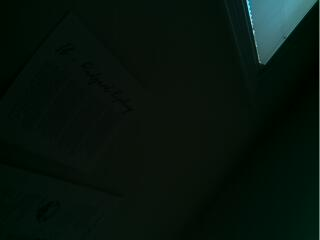
#> input picture scripts/pictures/hello_image_first.jpeg, 320 x 240 px
$ python image_set_statistics.py pictures/hello_image_first.jpeg
#> lines starting #> are read from the running program, lines starting #| are printed output that depends on the picture
#!/usr/bin/env python

from __future__ import print_function

import cv2
import matplotlib.pyplot as plt
import numpy as np
import sys
from mpl_toolkits.mplot3d import Axes3D #Enable 3-D plots
from argparse import ArgumentParser

def images_load(name_list):
    return [{'img': cv2.imread(f),'name':f} for f in name_list]

def images_info(img_list):
    for idx,d in enumerate(img_list):
        out='\tFile %d: %s, ' % (idx,d['name'])
        if d['img'] is None:
            out+='Error loading the file'
        else:
            out+='%d x %d, %d channels' % d['img'].shape
        print(out)

def images_scatter(img_list):
    bins=np.linspace(0,255,256)-0.5
    data_list=[]
    legend=[]
    for d in img_list:
        points=d['img'].transpose((2,1,0)).reshape(3,-1)
        plt.scatter(points[0],points[1],points[2])
        legend.append(d['name'])
    plt.legend(legend)
    plt.xlabel('Channel 0')
    plt.ylabel('Channel 1')
    #plt.zlabel('Channel 2')

def images_histograms_channel(img_list,channel):
    bins=np.linspace(0,255,256)-0.5
    data_list=[]
    legend=[]
    for d in img_list:
        data_list.append(d['img'][:,:,channel].flatten())
        legend.append(d['name'])
    plt.hist(data_list,bins,density=True)
    plt.legend(legend)
    plt.ylabel('Channel %d' % (channel))

def histogram():
    d=np.array([1,1,2,2,3,3,3,4])
    d2=np.array([1,2,2,3,3,4,4,4])
    bins=np.linspace(0,4,5)-0.5
    plt.hist([d,d2], bins)
    plt.xlabel('Value')
    plt.ylabel('Frequency')
    plt.title('Channel')
    plt.show()

def main(name_list):
    img_list=images_load(name_list)
#> img_list = 1 item
    images_info(img_list)
#> the loop in images_info, `for idx,d in enumerate(img_list):` made 1 pass
#| 	File 0: pictures/hello_image_first.jpeg, 240 x 320, 3 channels
    for channel in (0,1,2):
        plt.subplot(3, 1, channel+1);
        images_histograms_channel(img_list,channel)
    #plt.subplot(1,2,2,projection='3d')
    #images_scatter(img_list)
    plt.show()
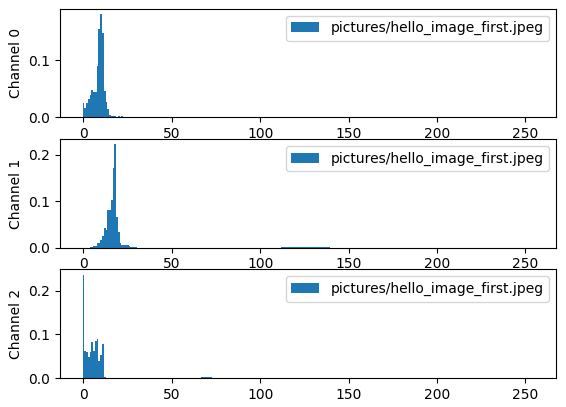
#> figure drawn by matplotlib, 3 panels; panel 1: tallest bar 0.182 high, from x = 9.5 to 10.5; panel 2: tallest bar 0.223 high, from x = 17.5 to 18.5; panel 3: tallest bar 0.236 high, from x = -0.5 to 0.5

def test():
    name_list=['train-negative.png','train-positive.png','cross-positive.png','cross-negative.png']
    main(name_list)

if __name__ == '__main__':
    parser = ArgumentParser(description='Visualize the histograms of the pixel counts across the three channels for all the provided image file names')
    parser.add_argument('file_name', nargs='+', help='list of color image files (if multiple files are provided, the histograms are shown side-by-side)')

    args = parser.parse_args()
    main(args.file_name)
